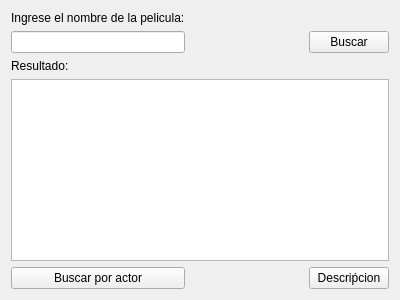
<?xml version="1.0" encoding="UTF-8"?>
<ui version="4.0">
 <class>Buscador</class>
 <widget class="QWidget" name="Buscador">
  <property name="geometry">
   <rect>
    <x>0</x>
    <y>0</y>
    <width>400</width>
    <height>300</height>
   </rect>
  </property>
  <property name="windowTitle">
   <string>Buscador de peliculas</string>
  </property>
  <layout class="QGridLayout" name="gridLayout">
   <item row="5" column="2">
    <widget class="QPushButton" name="info">
     <property name="text">
      <string>Descriṕcion</string>
     </property>
    </widget>
   </item>
   <item row="3" column="0" colspan="3">
    <widget class="QListWidget" name="lista_resutado"/>
   </item>
   <item row="0" column="0">
    <widget class="QLabel" name="label_pelicula">
     <property name="text">
      <string>Ingrese el nombre de la pelicula:</string>
     </property>
    </widget>
   </item>
   <item row="1" column="2">
    <widget class="QPushButton" name="boton_buscar_pelicula">
     <property name="text">
      <string>Buscar</string>
     </property>
    </widget>
   </item>
   <item row="1" column="0">
    <widget class="QLineEdit" name="input_pelicula"/>
   </item>
   <item row="5" column="0">
    <widget class="QPushButton" name="boton_actor">
     <property name="text">
      <string>Buscar por actor</string>
     </property>
    </widget>
   </item>
   <item row="2" column="0">
    <widget class="QLabel" name="label_resultado">
     <property name="text">
      <string>Resultado:</string>
     </property>
    </widget>
   </item>
   <item row="5" column="1">
    <spacer name="horizontalSpacer">
     <property name="orientation">
      <enum>Qt::Orientation::Horizontal</enum>
     </property>
     <property name="sizeHint" stdset="0">
      <size>
       <width>40</width>
       <height>20</height>
      </size>
     </property>
    </spacer>
   </item>
  </layout>
 </widget>
 <resources/>
 <connections>
  <connection>
   <sender>boton_buscar_pelicula</sender>
   <signal>clicked()</signal>
   <receiver>Buscador</receiver>
   <slot>_BuscadorPeliculas__buscar_pelicula()</slot>
   <hints>
    <hint type="sourcelabel">
     <x>346</x>
     <y>52</y>
    </hint>
    <hint type="destinationlabel">
     <x>364</x>
     <y>85</y>
    </hint>
   </hints>
  </connection>
 </connections>
 <slots>
  <slot>_BuscadorPeliculas__buscar_pelicula()</slot>
 </slots>
</ui>
